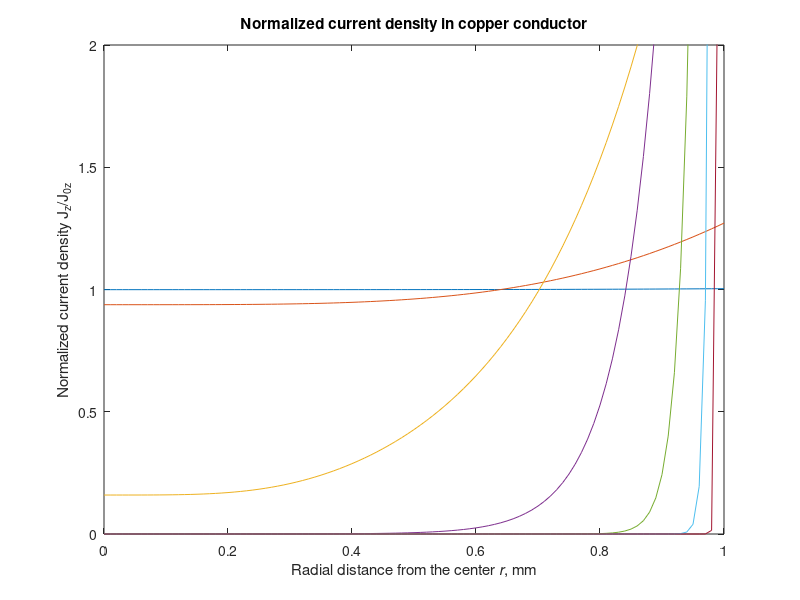

The MATLAB source for this figure:
%
%   This file generates the graph of the current density in
%   in a copper conductor of radius a=1mm as a function of
%   operating frequency. 
% 
%   Copyright (c) 1999 by P.Bretchko and R.Ludwig
%   "RF Circuit Design: Theory and Practice"
%

close all; % close all opened graphs
figure;    % open new graph

a=0.001;   % radius of the wire
N=100;     % the number of steps along the radius
r=a*(0:N)/N;       % define an array of values for sweeping the value of r
sigma_Cu=64.516e6; % conductivity of copper material
mu=4*pi*1e-7;      % permeability of free space

order=[3:9];  % define order of frequencies at which distribution will be plotted
              % 3 - kHz, 6 - MHz, 9 - GHz, etc.
              
colormap(lines);
color_map=colormap;
colormap('default');

for n=1:length(order)
                  % for each frequency 
   f=10^order(n); % compute frequency
   pp=sqrt(-j*2*pi*f*mu*sigma_Cu);            % define parameter p
   Jz=pp*a/2*besselj(0,pp*r)/besselj(1,pp*a); % normalized current density
   
   plot(r/1e-3,abs(Jz),'color',color_map(n,:)); % plot graph Jz vs. r for given frequency
   hold on;                                     % this prevents the graph from being overdrawn
end;

axis([0 1 0 2]);                                % set axes 
title('Normalized current density in copper conductor');
xlabel('Radial distance from the center {\itr}, mm');
ylabel('Normalized current density {J_z/J_0_z}');

%print -deps 'fig1_5b.eps'     % if uncommented -> saves a copy of plot in EPS format

